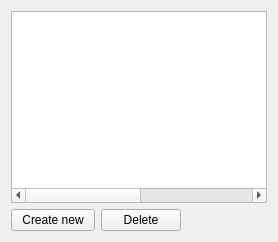
           <widget class="QWidget" name="SLAUtab">
            <attribute name="icon">
             <iconset resource="Schoolar.qrc">
              <normaloff>:/Tasks/Pictures/Tasks/systemsofequations.png</normaloff>:/Tasks/Pictures/Tasks/systemsofequations.png</iconset>
            </attribute>
            <attribute name="title">
             <string>Systems</string>
            </attribute>
            <layout class="QVBoxLayout" name="verticalLayout_3">
             <item>
              <widget class="QTreeWidget" name="treeWidget_8">
               <property name="iconSize">
                <size>
                 <width>32</width>
                 <height>32</height>
                </size>
               </property>
               <property name="headerHidden">
                <bool>true</bool>
               </property>
               <attribute name="headerVisible">
                <bool>false</bool>
               </attribute>
               <attribute name="headerMinimumSectionSize">
                <number>500</number>
               </attribute>
               <column>
                <property name="text">
                 <string>Tasks</string>
                </property>
               </column>
              </widget>
             </item>
             <item>
              <layout class="QHBoxLayout" name="horizontalLayout_9">
               <item>
                <widget class="QPushButton" name="CreateNewBtn">
                 <property name="minimumSize">
                  <size>
                   <width>84</width>
                   <height>0</height>
                  </size>
                 </property>
                 <property name="toolTip">
                  <string>Creates system with custom number of variables and equations</string>
                 </property>
                 <property name="text">
                  <string>Create new</string>
                 </property>
                 <property name="icon">
                  <iconset resource="Schoolar.qrc">
                   <normaloff>:/Commands/Pictures/Commands/New_48x48.png</normaloff>:/Commands/Pictures/Commands/New_48x48.png</iconset>
                 </property>
                 <property name="flat">
                  <bool>false</bool>
                 </property>
                </widget>
               </item>
               <item>
                <widget class="QPushButton" name="DeleteBtn">
                 <property name="toolTip">
                  <string>Deletes selected custom system</string>
                 </property>
                 <property name="text">
                  <string>Delete</string>
                 </property>
                 <property name="icon">
                  <iconset resource="Schoolar.qrc">
                   <normaloff>:/Commands/Pictures/Commands/Delete_48x48.png</normaloff>:/Commands/Pictures/Commands/Delete_48x48.png</iconset>
                 </property>
                </widget>
               </item>
               <item>
                <spacer name="horizontalSpacer_2">
                 <property name="orientation">
                  <enum>Qt::Horizontal</enum>
                 </property>
                 <property name="sizeHint" stdset="0">
                  <size>
                   <width>40</width>
                   <height>20</height>
                  </size>
                 </property>
                </spacer>
               </item>
              </layout>
             </item>
            </layout>
           </widget>
